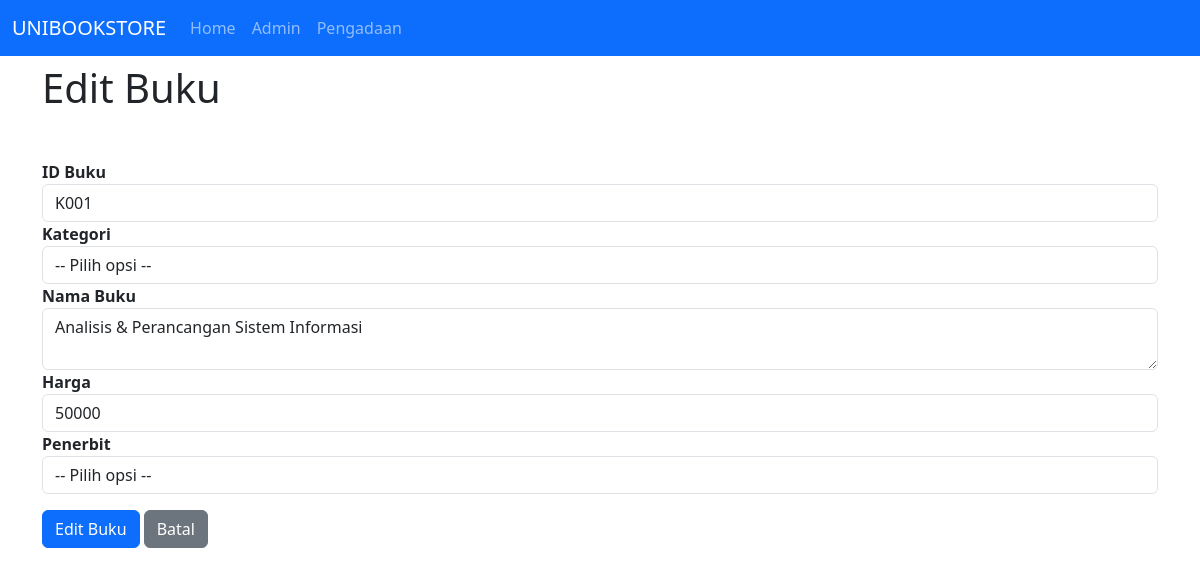
The app's page /edit-buku?id_buku=K001 with its own data.
### tables this page shows
CREATE TABLE `tabel_buku` (
  `id_buku` varchar(10) NOT NULL,
  `kategori` varchar(30) NOT NULL,
  `nama_buku` text NOT NULL,
  `harga` int(20) NOT NULL,
  `stok` varchar(10) NOT NULL,
  `penerbit` varchar(30) NOT NULL
);

### koneksi/koneksi.php (called while the page is built, shortened)
<?php
$hostToRoot = "http://localhost/UNIBOOKSTORE/";

### functions/functions.php (called while the page is built)
<?php
require __DIR__ . "/../koneksi/koneksi.php";
function tampilData($request)
{
    global $pdo;
    $query = $pdo->prepare($request);
    $query->execute();
    $row = $query->fetchAll(PDO::FETCH_OBJ);
    return $row;
}
function tampilDataFirst($request)
{
    global $pdo;
    $query = $pdo->prepare($request);
    $query->execute();
    $row = $query->fetch(PDO::FETCH_OBJ);
    return $row;
}

### edit-buku.php (the view, shortened to what this page needs)
<?php
require __DIR__ . "/functions/functions.php";
$idBuku = $_GET['id_buku'];
$query = tampilDataFirst("SELECT * FROM tabel_buku WHERE id_buku = '$idBuku'");
?>
<?php require __DIR__ . "/layouts/resources.php"; ?>
<?php require __DIR__ . "/layouts/navbar.php"; ?>
<div class="container">
    <h1 class="mt-2">Edit Buku</h1>
    <form method="POST" class="mt-5" action="<?= $hostToRoot ?>functions/edit-buku">
        <div class="form-group">
            <label for="idBuku"><b>ID Buku</b></label>
            <input type="text" name="id_buku" id="idBuku" value="<?= $query->id_buku ?>" class="form-control" style="cursor: not-allowed" readonly>
        </div>
        <div class="form-group">
            <label for="kategori"><b>Kategori</b></label>
            <select name="kategori" id="kategori" class="form-control" required>
                <option value="">-- Pilih opsi --</option>
            </select>
        </div>
        <div class="form-group">
            <label for="namaBuku"><b>Nama Buku</b></label>
            <textarea name="nama_buku" id="namaBuku" class="form-control" required><?= $query->nama_buku ?></textarea>
        </div>
        <div class="form-group">
            <label for="harga"><b>Harga</b></label>
            <input type="number" name="harga" id="harga" value="<?= $query->harga ?>" class="form-control" required>
        </div>
        <div class="form-group">
            <label for="penerbit"><b>Penerbit</b></label>
            <select name="penerbit" id="penerbit" class="form-control" required>
                <option value="">-- Pilih opsi --</option>
            </select>
        </div>
        <button type="submit" class="btn btn-primary mt-3">Edit Buku</button>
        <a href="<?= $hostToRoot ?>admin"><button type="button" class="btn btn-secondary mt-3">Batal</button></a>
    </form>
</div>
<?php require __DIR__ . "/layouts/footer.php"; ?>

### records on screen
tabel_buku: id_buku "K001", nama_buku "Analisis & Perancangan Sistem Informasi", harga "50000"
